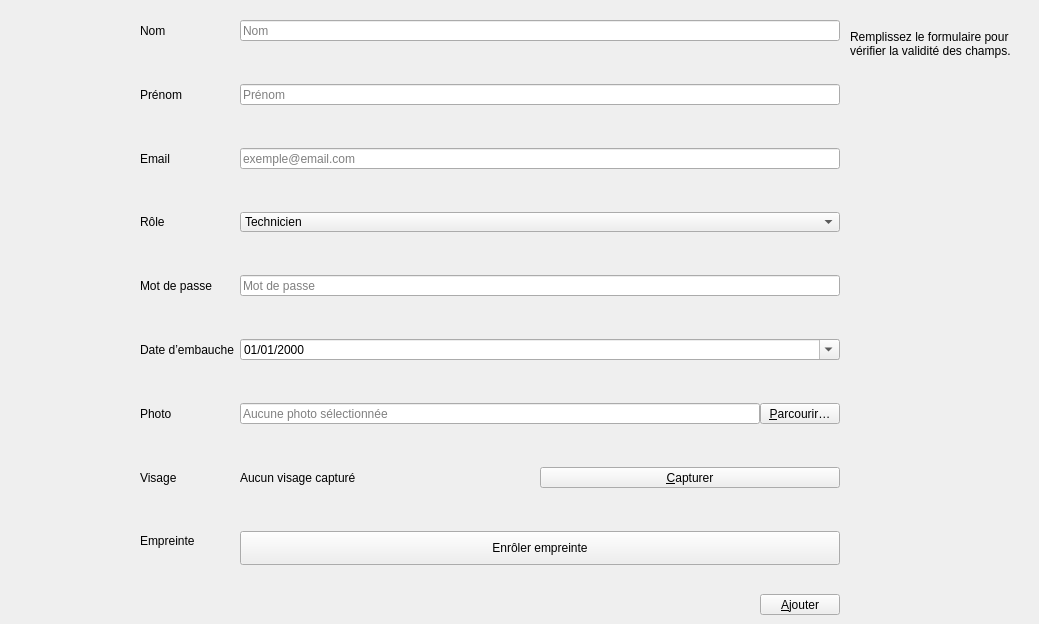
          <widget class="QWidget" name="ajoutpersonnel">
           <widget class="QWidget" name="formLayoutWidget">
            <property name="geometry">
             <rect>
              <x>140</x>
              <y>20</y>
              <width>700</width>
              <height>595</height>
             </rect>
            </property>
            <layout class="QFormLayout" name="formLayout">
             <property name="verticalSpacing">
              <number>43</number>
             </property>
             <item row="0" column="0">
              <widget class="QLabel" name="nomLabel">
               <property name="text">
                <string>Nom</string>
               </property>
              </widget>
             </item>
             <item row="1" column="0">
              <widget class="QLabel" name="prNomLabel">
               <property name="text">
                <string>Prénom</string>
               </property>
              </widget>
             </item>
             <item row="1" column="1">
              <widget class="QLineEdit" name="prNomLineEdit">
               <property name="placeholderText">
                <string>Prénom</string>
               </property>
              </widget>
             </item>
             <item row="2" column="0">
              <widget class="QLabel" name="emailLabel">
               <property name="text">
                <string>Email</string>
               </property>
              </widget>
             </item>
             <item row="2" column="1">
              <widget class="QLineEdit" name="emailLineEdit">
               <property name="placeholderText">
                <string>exemple@email.com</string>
               </property>
              </widget>
             </item>
             <item row="3" column="0">
              <widget class="QLabel" name="roleLabel">
               <property name="text">
                <string>Rôle</string>
               </property>
              </widget>
             </item>
             <item row="3" column="1">
              <widget class="QComboBox" name="roleComboBox">
               <item>
                <property name="text">
                 <string>Technicien</string>
                </property>
               </item>
               <item>
                <property name="text">
                 <string>Manager</string>
                </property>
               </item>
               <item>
                <property name="text">
                 <string>Opérateur</string>
                </property>
               </item>
               <item>
                <property name="text">
                 <string>Administrateur</string>
                </property>
               </item>
              </widget>
             </item>
             <item row="4" column="0">
              <widget class="QLabel" name="mdpLabel">
               <property name="text">
                <string>Mot de passe</string>
               </property>
              </widget>
             </item>
             <item row="4" column="1">
              <widget class="QLineEdit" name="mdpLineEdit">
               <property name="echoMode">
                <enum>QLineEdit::EchoMode::Password</enum>
               </property>
               <property name="placeholderText">
                <string>Mot de passe</string>
               </property>
              </widget>
             </item>
             <item row="5" column="0">
              <widget class="QLabel" name="dateDEmbaucheLabel">
               <property name="text">
                <string>Date d’embauche</string>
               </property>
              </widget>
             </item>
             <item row="5" column="1">
              <widget class="QDateEdit" name="dateDEmbaucheDateEdit">
               <property name="displayFormat">
                <string>dd/MM/yyyy</string>
               </property>
               <property name="calendarPopup">
                <bool>true</bool>
               </property>
              </widget>
             </item>
             <item row="0" column="1">
              <widget class="QLineEdit" name="nomLineEdit">
               <property name="placeholderText">
                <string>Nom</string>
               </property>
              </widget>
             </item>
             <item row="6" column="0">
              <widget class="QLabel" name="photoLabel">
               <property name="text">
                <string>Photo</string>
               </property>
              </widget>
             </item>
             <item row="6" column="1">
              <layout class="QHBoxLayout" name="photoRow">
               <item>
                <widget class="QLineEdit" name="photoPathLineEdit">
                 <property name="readOnly">
                  <bool>true</bool>
                 </property>
                 <property name="placeholderText">
                  <string>Aucune photo sélectionnée</string>
                 </property>
                </widget>
               </item>
               <item>
                <widget class="QPushButton" name="parcourirPhotoBtn">
                 <property name="toolTip">
                  <string>Choisir une photo depuis l'ordinateur</string>
                 </property>
                 <property name="text">
                  <string>&amp;Parcourir…</string>
                 </property>
                 <property name="icon">
                  <iconset resource="img.qrc">
                   <normaloff>:/img/camera.svg</normaloff>:/img/camera.svg</iconset>
                 </property>
                 <property name="iconSize">
                  <size>
                   <width>18</width>
                   <height>18</height>
                  </size>
                 </property>
                </widget>
               </item>
              </layout>
             </item>
             <item row="7" column="0">
              <widget class="QLabel" name="faceModelLabel">
               <property name="text">
                <string>Visage</string>
               </property>
              </widget>
             </item>
             <item row="7" column="1">
              <layout class="QHBoxLayout" name="faceRow">
               <item>
                <widget class="QLabel" name="faceStatusLabel">
                 <property name="text">
                  <string>Aucun visage capturé</string>
                 </property>
                 <property name="alignment">
                  <set>Qt::AlignmentFlag::AlignVCenter</set>
                 </property>
                </widget>
               </item>
               <item>
                <widget class="QPushButton" name="captureFaceBtn">
                 <property name="toolTip">
                  <string>Capturer le visage via la caméra</string>
                 </property>
                 <property name="text">
                  <string>&amp;Capturer</string>
                 </property>
                 <property name="icon">
                  <iconset resource="img.qrc">
                   <normaloff>:/img/camera.svg</normaloff>:/img/camera.svg</iconset>
                 </property>
                 <property name="iconSize">
                  <size>
                   <width>18</width>
                   <height>18</height>
                  </size>
                 </property>
                </widget>
               </item>
              </layout>
             </item>
               <item row="8" column="0">
                <widget class="QLabel" name="fingerprintLabel">
                 <property name="text">
                  <string>Empreinte</string>
                 </property>
                </widget>
               </item>
               <item row="8" column="1">
                <widget class="QPushButton" name="enrollFingerprintBtn">
                 <property name="toolTip">
                  <string>Lancer l'enrôlement d'empreinte sur le terminal.</string>
                 </property>
                 <property name="text">
                  <string>Enrôler empreinte</string>
                 </property>
                 <property name="minimumSize">
                  <size>
                   <width>0</width>
                   <height>34</height>
                  </size>
                 </property>
                 <property name="icon">
                  <iconset resource="img.qrc">
                   <normaloff>:/img/add.svg</normaloff>:/img/add.svg</iconset>
                 </property>
                 <property name="iconSize">
                  <size>
                   <width>18</width>
                   <height>18</height>
                  </size>
                 </property>
                </widget>
               </item>
               <item row="9" column="1">
              <layout class="QHBoxLayout" name="qjouterEmpRow">
               <property name="spacing">
                <number>7</number>
               </property>
               <item>
                <spacer name="horizontalSpacer_ajouteremp">
                 <property name="orientation">
                  <enum>Qt::Orientation::Horizontal</enum>
                 </property>
                 <property name="sizeHint" stdset="0">
                  <size>
                   <width>40</width>
                   <height>20</height>
                  </size>
                 </property>
                </spacer>
               </item>
               <item>
                <widget class="QPushButton" name="ajouterEmpBtn">
                 <property name="toolTip">
                  <string>Ajouter cet employé</string>
                 </property>
                 <property name="text">
                  <string>&amp;Ajouter</string>
                 </property>
                 <property name="icon">
                  <iconset resource="img.qrc">
                   <normaloff>:/img/add.svg</normaloff>:/img/add.svg</iconset>
                 </property>
                 <property name="iconSize">
                  <size>
                   <width>18</width>
                   <height>18</height>
                  </size>
                 </property>
                </widget>
               </item>
              </layout>
             </item>
            </layout>
           </widget>
             <widget class="QLabel" name="employeeValidationLabel">
              <property name="geometry">
               <rect>
                <x>850</x>
                <y>30</y>
                <width>180</width>
                <height>220</height>
               </rect>
              </property>
              <property name="minimumSize">
               <size>
                <width>160</width>
                <height>36</height>
               </size>
              </property>
              <property name="text">
               <string>Remplissez le formulaire pour vérifier la validité des champs.</string>
              </property>
              <property name="wordWrap">
               <bool>true</bool>
              </property>
              <property name="alignment">
               <set>Qt::AlignLeading|Qt::AlignLeft|Qt::AlignTop</set>
              </property>
             </widget>
          </widget>
